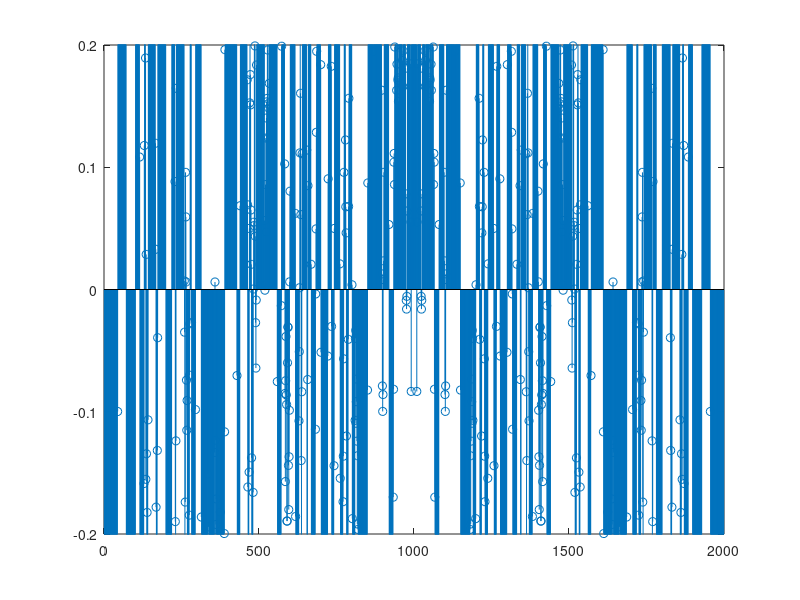

Write MATLAB code to recreate this figure.
clear all; close all;

x = randn(1, 1000);
y = filter(ones(9,1),[1],x);
figure;
stem(xcorr(y, 'unbiased'))
zoom xon
zoom(50)